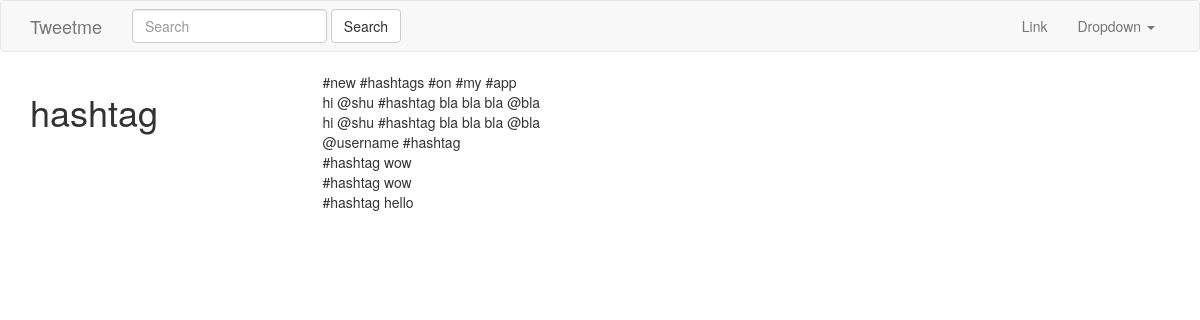
The page /tags/hashtag/ on the database its author committed.
### hashtags/models.py (models this page shows, shortened)
class HashTag(models.Model):
    tag = models.CharField(max_length=120)
    timestamp = models.DateTimeField(auto_now_add=True)
    def get_tweets(self):
        return Tweet.objects.filter(content__icontains="#" + self.tag)

### tweets/models.py (models this page shows, shortened)
class Tweet(models.Model):
    parent      = models.ForeignKey("self", blank=True, null=True)
    user        = models.ForeignKey(settings.AUTH_USER_MODEL)
    content     = models.CharField(max_length=140, validators=[validate_content])
    liked       = models.ManyToManyField(settings.AUTH_USER_MODEL, blank=True, related_name='liked')
    updated     = models.DateTimeField(auto_now=True)
    timestamp   = models.DateTimeField(auto_now_add=True)
    objects = TweetManager()
    class Meta:
        ordering = ['-timestamp']

### hashtags/views.py (the view)
# urls.py: url(r'^tags/(?P<hashtag>.*)/$', HashTagView.as_view(), name='hashtag'),
class HashTagView(View):
    def get(self, request, hashtag, *args, **kwargs):
        obj, created = HashTag.objects.get_or_create(tag=hashtag)
        return render(request, 'hashtags/tag_view.html', {"obj": obj})

### hashtags/templates/hashtags/tag_view.html
{% extends "base.html" %}
{% block content %}
    <div class="row">
        <div class="col-sm-3 col-xs-12">
        <h1>{{ obj.tag }}</h1>
        </div>
        <div class="col-sm-9">
        {% for tweet in obj.get_tweets %}
        {{tweet.content}}<br/>
        {% endfor %}
</div>
</div>
{% endblock content %}

### rows shown on the page
HashTag: tag "hashtag"
Tweet: content "#new #hashtags #on #my #app"
Tweet: content "hi @shu #hashtag bla bla bla @bla"
Tweet: content "hi @shu #hashtag bla bla bla @bla"
Tweet: content "@username #hashtag"
Tweet: content "#hashtag wow"
Tweet: content "#hashtag wow"
Tweet: content "#hashtag hello"
